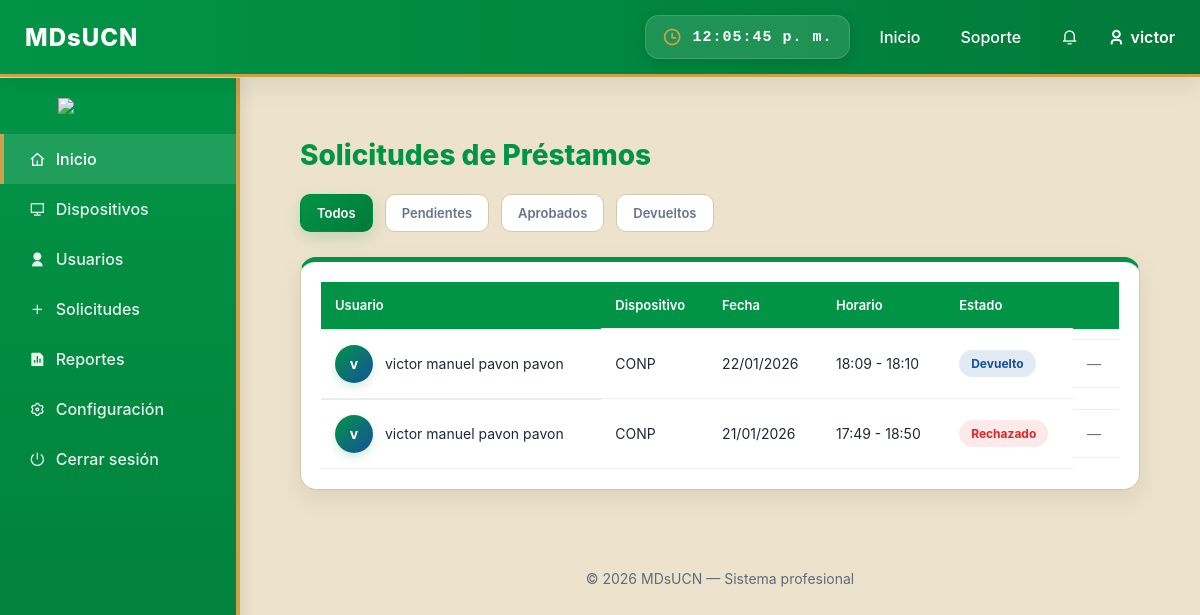
Page /prestamos/ (signed in) on the earlier database version.
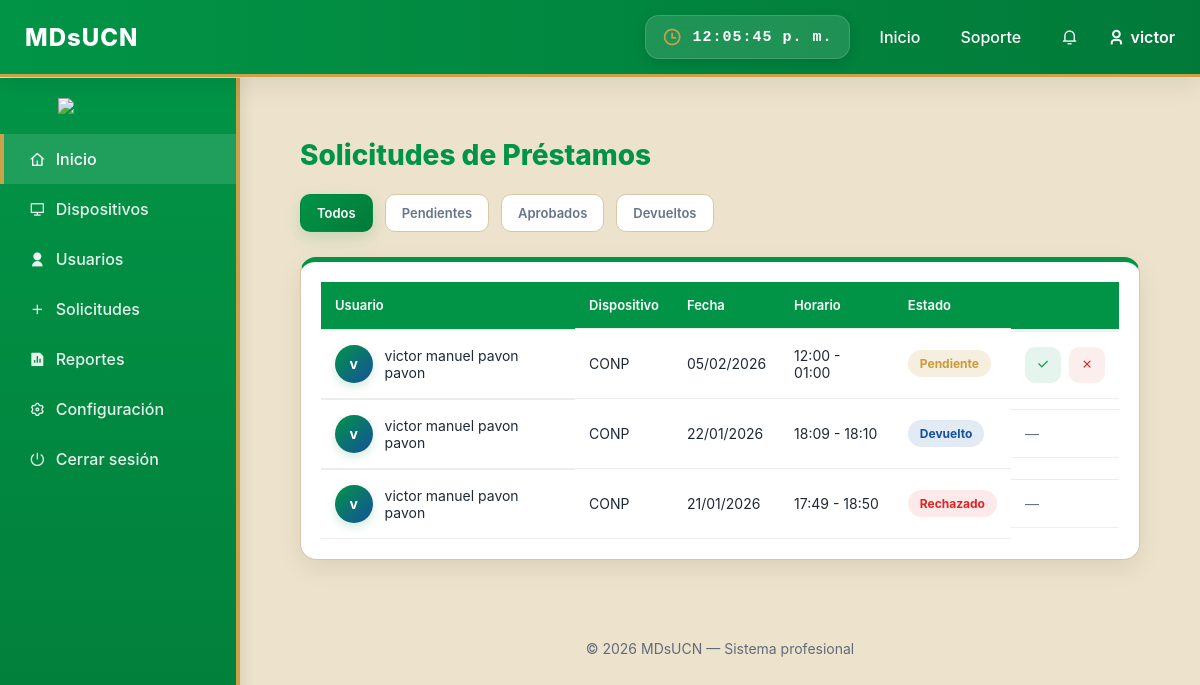
Same page on the later database version.
### appOne/models.py (models this page shows, shortened)
class Usuario(AbstractUser):
    username = models.CharField(max_length=150, unique=True)
    nombre_completo = models.CharField(max_length=150)
    correo_institucional = models.EmailField(unique=True)
    codigo = models.CharField(max_length=20, unique=True)
    rol = models.CharField(max_length=20, choices=ROLES, default="Docente")
    USERNAME_FIELD = "correo_institucional"
    REQUIRED_FIELDS = ["username", "nombre_completo", "codigo"]
    objects = UsuarioManager()

class Prestamo(models.Model):
    ESTADO_PENDIENTE = 'pendiente'
    ESTADO_APROBADO = 'aprobado'
    ESTADO_RECHAZADO = 'rechazado'
    ESTADO_DEVUELTO = 'devuelto'
    ESTADO_CHOICES = [
        (ESTADO_PENDIENTE, 'Pendiente'),
        (ESTADO_APROBADO, 'Aprobado'),
        (ESTADO_RECHAZADO, 'Rechazado'),
        (ESTADO_DEVUELTO, 'Devuelto'),
    ]
    usuario = models.ForeignKey(
        'Usuario',
        on_delete=models.CASCADE,
        related_name="prestamos"
    )
    dispositivo = models.ForeignKey(
        'Dispositivo',
        on_delete=models.CASCADE,
        related_name="prestamos"
    )
    motivo = models.TextField()
    fecha_uso = models.DateField()
    hora_inicio = models.TimeField()
    hora_entrega = models.TimeField()
    estado = models.CharField(
        max_length=10,
        choices=ESTADO_CHOICES,
        default=ESTADO_PENDIENTE
    )
    fecha_solicitud = models.DateTimeField(auto_now_add=True)

class Dispositivo(models.Model):
    nombre_dispositivo = models.CharField(max_length=100)
    marca = models.CharField(max_length=50)
    codigo_inventario = models.CharField(max_length=50, unique=True)
    imagen = models.ImageField(upload_to='dispositivos/', blank=True, null=True)
    descripcion = models.TextField(blank=True, null=True)
    accesorios = models.TextField(blank=True, null=True)
    observacion = models.TextField(blank=True, null=True)

### appOne/views.py (the view)
# urls.py: path('prestamos/', views.solicitudes_prestamos, name='solicitudes_prestamos'),
@login_required
def solicitudes_prestamos(request):
    estado = request.GET.get("estado")
    if request.user.rol == "Admin":
        prestamos = Prestamo.objects.all()
    else:
        prestamos = Prestamo.objects.filter(usuario=request.user)
    if estado and estado != "todos":
        prestamos = prestamos.filter(estado=estado)
    prestamos = prestamos.order_by("-fecha_solicitud")
    return render(request, "appOne/solicitudes.html", {
        "prestamos": prestamos,
        "estado_actual": estado or "todos"
    })

### appOne/templates/appOne/solicitudes.html
{% extends "appOne/dashboard.html" %}
{% load static %}
{% block extra_css %}
<link rel="stylesheet" href="{% static 'appOne/css/solicitudes.css' %}">
<link href="https://cdn.jsdelivr.net/npm/remixicon/fonts/remixicon.css" rel="stylesheet">
{% endblock %}
{% block contenido %}
<div class="solicitudes-container">
    <div class="header">
        <h2>Solicitudes de Préstamos</h2>
    </div>
    <div class="filtros">
        <a href="?estado=todos" class="filtro {% if estado_actual == 'todos' %}activo{% endif %}">Todos</a>
        <a href="?estado=pendiente" class="filtro {% if estado_actual == 'pendiente' %}activo{% endif %}">Pendientes</a>
        <a href="?estado=aprobado" class="filtro {% if estado_actual == 'aprobado' %}activo{% endif %}">Aprobados</a>
        <a href="?estado=devuelto" class="filtro {% if estado_actual == 'devuelto' %}activo{% endif %}">Devueltos</a>
    </div>
    <div class="table-wrapper">
        <table class="table-dashboard">
            <thead>
                <tr>
                    <th>Usuario</th>
                    <th>Dispositivo</th>
                    <th>Fecha</th>
                    <th>Horario</th>
                    <th>Estado</th>
                    {% if request.user.rol == "Admin" %}
                    <th></th>
                    {% endif %}
                </tr>
            </thead>
            <tbody>
                {% for p in prestamos %}
                <tr>
                    <td class="user-cell">
                        <div class="avatar">
                            {{ p.usuario.nombre_completo|slice:":1" }}
                        </div>
                        <span>{{ p.usuario.nombre_completo }}</span>
                    </td>
                    <td>{{ p.dispositivo.nombre_dispositivo }}</td>
                    <td>{{ p.fecha_uso|date:"d/m/Y" }}</td>
                    <td>{{ p.hora_inicio|time:"H:i" }} - {{ p.hora_entrega|time:"H:i" }}</td>
                    <td>
                        <span class="estado {{ p.estado|lower }}">
                            {{ p.estado|capfirst }}
                        </span>
                    </td>
                    {% if request.user.rol == "Admin" %}
                    <td class="acciones">
                        {% if p.estado == "pendiente" %}
                            <a href="{% url 'aprobar_prestamo' p.id %}" class="btn success">
                                <i class="ri-check-line"></i>
                            </a>
                            <a href="{% url 'rechazar_prestamo' p.id %}" class="btn danger">
                                <i class="ri-close-line"></i>
                            </a>
                        {% elif p.estado == "aprobado" %}
                            <a href="{% url 'devolver_prestamo' p.id %}" class="btn warning">
                                <i class="ri-refresh-line"></i>
                            </a>
                        {% else %}
                            <span class="text-muted">—</span>
                        {% endif %}
                    </td>
                    {% endif %}
                </tr>
                {% empty %}
                <tr>
                    <td colspan="{% if request.user.rol == 'Admin' %}6{% else %}5{% endif %}" class="no-data">
                        No hay solicitudes registradas
                    </td>
                </tr>
                {% endfor %}
            </tbody>
        </table>
    </div>
</div>
{% endblock %}

### appOne/templates/appOne/dashboard.html (shortened to what this page needs)
{% load static %}
<!DOCTYPE html>
<html lang="es">
<head>
  <link rel="stylesheet" href="{% static 'appOne/css/dashboard.css' %}">
  <link href="https://cdn.jsdelivr.net/npm/remixicon/fonts/remixicon.css" rel="stylesheet">
  {% block extra_css %}{% endblock %}
</head>
<body>
  <header class="navegacion">
    <nav class="nav">
      <div class="nav-left">
        <h1>MDsUCN</h1>
      </div>
      <div class="nav-right">
        <div class="clock-box">
          <i class="ri-time-line"></i>
          <span id="clock-nicaragua">00:00:00</span>
        </div>
        <ul class="menu">
          <li><a href="#">Inicio</a></li>
          <li><a href="#">Soporte</a></li>
          <li class="notif-dropdown">
            <a href="#">
              <i class="ri-notification-3-line"></i>
            </a>
          </li>
          <li class="user">
            <i class="ri-user-3-line"></i> {{ request.user.username }}
          </li>
        </ul>
      </div>
    </nav>
  </header>
  <div class="container">
    <aside class="sidebar">
      <div class="logo">
        <img src="https://uploads.onecompiler.io/43nzu6ce2/43x2n985z/eslogan%20.png">
      </div>
      <nav>
        <a href="{% url 'dashboardinicio' %}" class="active">
          <i class="ri-home-4-line"></i> Inicio
        </a>
        <a href="{% url 'listardispositivos' %}">
          <i class="ri-computer-line"></i> Dispositivos
        </a>
        {% if request.user.rol == "Admin" %}
        <a href="{% url 'panel_usuarios' %}">
          <i class="ri-user-fill"></i> Usuarios
        </a>
        <a href="{% url 'solicitudes_prestamos' %}">
          <i class="ri-add-fill"></i> Solicitudes
        </a>
        {% endif %}
        <a href="{% url 'reportes' %}">
          <i class="ri-file-chart-fill"></i> Reportes
        </a>
        <a href="{% url 'configuracion' %}">
          <i class="ri-settings-3-line"></i> Configuración
        </a>
        <a href="{% url 'logout' %}">
          <i class="ri-shut-down-line"></i> Cerrar sesión
        </a>
      </nav>
    </aside>
    <main class="main-content">
      {% block contenido %}{% endblock %}
    </main>
  </div>
  <footer>
    <p>© 2026 MDsUCN — Sistema profesional</p>
  </footer>
</body>
</html>

### appOne/static/appOne/css/dashboard.css (style rules this page uses)
:root { --bg: #EDE3CC; --card-bg: #ffffff; --sidebar-bg: #019446; --sidebar-hover: #017a39; --primary: #019446; --primary-hover: #017a39; --secondary: #15509C; --secondary-hover: #104E9B; --gold: #CBA14B; --gold-dark: #C89B3B; --text-main: #1f2937; --text-secondary: #5f6b7a; --border: #d6c7a8; --danger: #dc2626; --shadow: 0 4px 12px rgba(0,0,0,0.08); --radius: 12px; }
* { margin: 0; padding: 0; box-sizing: border-box; transition: 0.2s; }
body { font-family: 'Inter', sans-serif; background: var(--bg); color: var(--text-main); }
.navegacion { background: linear-gradient( 90deg, var(--primary), var(--primary-hover) ); border-bottom: 3px solid var(--gold); position: fixed; width: 100%; top: 0; z-index: 1000; box-shadow: var(--shadow); }
.nav { display: flex; justify-content: space-between; align-items: center; padding: 15px 25px; }
.nav-left h1 { color:white; font-size:24px; font-weight:800; letter-spacing:1px; }
.nav-right { display:flex; align-items:center; gap:20px; }
.clock-box { display:flex; align-items:center; gap:10px; background:rgba(255,255,255,0.12); padding:10px 16px; border-radius:14px; border:1px solid rgba(255,255,255,0.15); backdrop-filter: blur(8px); box-shadow:0 4px 14px rgba(0,0,0,0.12); }
.clock-box i { font-size:20px; color:var(--gold); }
#clock-nicaragua { color:white; font-size:15px; font-weight:700; letter-spacing:1px; font-family:'Courier New', monospace; }
.menu { display: flex; gap: 20px; list-style: none; align-items: center; }
.menu a { color: white; text-decoration: none; font-weight: 500; padding: 8px 10px; border-radius: 6px; }
.user { color:white; font-weight:600; display:flex; align-items:center; gap:6px; }
.notif-dropdown { position: relative; }
.container { display: flex; margin-top: 78px; }
.sidebar { width: 240px; background: linear-gradient( 180deg, var(--primary), var(--primary-hover) ); height: 100vh; position: fixed; border-right: 4px solid var(--gold); overflow-y: auto; box-shadow: 4px 0 12px rgba(0,0,0,0.08); }
.sidebar img { width: 120px; margin: 20px auto; display: block; }
.sidebar a { display: flex; align-items: center; gap: 10px; padding: 15px 25px; color: rgba(255,255,255,0.90); text-decoration: none; font-weight: 500; border-left: 4px solid transparent; }
.sidebar a.active { background: rgba(255,255,255,0.12); color: white; border-left: 4px solid var(--gold); }
.main-content { margin-left: 240px; padding: 30px; width: 100%; }
.table-wrapper { margin-top: 25px; background: var(--card-bg); padding: 20px; border-radius: var(--radius); border: 1px solid var(--border); box-shadow: var(--shadow); }
.table-dashboard { width: 100%; border-collapse: collapse; }
.table-dashboard th { text-align: left; padding: 14px 10px; background: var(--primary); color: white; font-weight: 600; }
.table-dashboard td { padding: 14px 10px; border-bottom: 1px solid #eee; }
.estado { padding: 5px 12px; border-radius: 20px; font-size: 12px; font-weight: 600; }
.pendiente { color: var(--gold-dark); background: rgba(203,161,75,0.15); }
.rechazado { color: #dc2626; background: rgba(220,38,38,0.10); }
footer { margin-left: 240px; text-align: center; padding: 20px; color: var(--text-secondary); font-size: 14px; }

Differences in the rows shown:
added Prestamo: usuario.nombre_completo "v", usuario.nombre_completo "victor manuel pavon pavon", dispositivo.nombre_dispositivo "CONP", fecha_uso "05/02/2026", hora_inicio "12:00", hora_entrega "01:00", estado "Pendiente"
